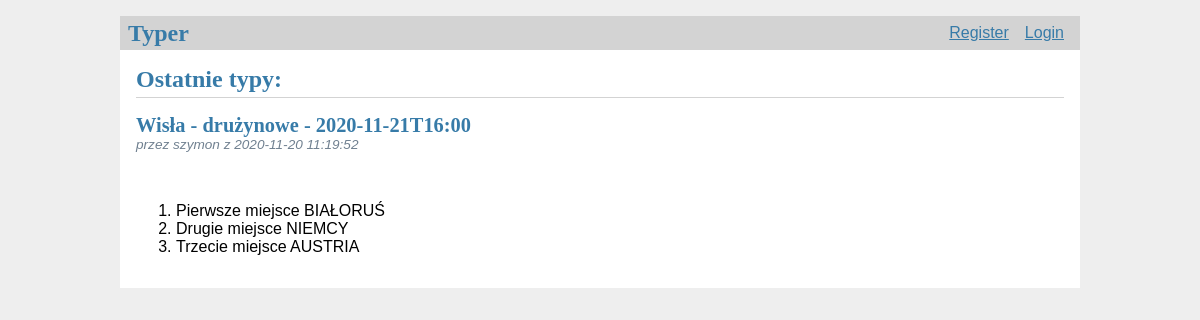
The page / on the database its author committed.
### tables this page shows
CREATE TABLE bets(
    id INTEGER PRIMARY KEY AUTOINCREMENT,
    user_id INTEGER NOT NULL,
    created TIMESTAMP NOT NULL DEFAULT CURRENT_TIMESTAMP,
    first_place TEXT NOT NULL,
    second_place TEXT NOT NULL,
    third_place TEXT NOT NULL,
    tournament_id INTEGER NOT NULL,
    FOREIGN KEY (user_id) REFERENCES user (id),
    FOREIGN KEY (tournament_id) REFERENCES tournaments (id)
);

CREATE TABLE tournaments(
    id INTEGER PRIMARY KEY AUTOINCREMENT,
    place TEXT NOT NULL,
    type TEXT NOT NULL,
    date_time DATETIME NOT NULL,
    first_place TEXT NOT NULL DEFAULT "TBA",
    second_place TEXT NOT NULL DEFAULT "TBA",
    third_place TEXT NOT NULL DEFAULT "TBA",
    status TEXT NOT NULL
);

CREATE TABLE user(
    id INTEGER PRIMARY KEY AUTOINCREMENT,
    username TEXT UNIQUE NOT NULL,
    password TEXT NOT NULL,
    times_bet INTEGER NOT NULL DEFAULT 0,
    times_exact INTEGER NOT NULL DEFAULT 0,
    points INTEGER NOT NULL DEFAULT 0
);

### flaskr/typer.py (the view)
@bp.route('/')
def index():
    db = get_db()
    posts = db.execute(
        'SELECT p.id, p.first_place, p.second_place, p.third_place, created, user_id, username, tournament_id,'
        ' place, type, date_time, status FROM bets p'
        ' JOIN user u ON p.user_id = u.id'
        ' JOIN tournaments t ON p.tournament_id = t.id'
        ' ORDER BY created DESC'
    ).fetchall()
    return render_template('typer/index.html', posts=posts)

### flaskr/auth.py (called while the page is built)
@bp.before_app_request
def load_logged_in_user():
    user_id = session.get('user_id')
    if user_id is None:
        g.user = None
    else:
        g.user = get_db().execute(
            'SELECT * FROM user WHERE id = ?', (user_id,)
        ).fetchone()

### flaskr/db.py (called while the page is built)
def get_db():
    if 'db' not in g:
        g.db = sqlite3.connect(
            current_app.config['DATABASE'],
            detect_types=sqlite3.PARSE_DECLTYPES
        )
        g.db.row_factory = sqlite3.Row
    return g.db

### flaskr/templates/typer/index.html (shortened to what this page needs)
{% extends 'base.html' %}
{% block header %}
    <h1>{% block title %}Ostatnie typy:{% endblock %}</h1>
{% endblock %}
{% block content %}
    {% for post in posts %}
        <article class="post">
            <header>
                <div>
                    <h1>{{ post['place'] }} - {{ post['type'] }} - {{ post['date_time'] }}</h1>
                    <div class="about">przez {{ post['username'] }} z {{ post['created'] }}</div>
                </div>
            </header>
            <p class="body">
                <ol>
                    <li>Pierwsze miejsce {{ post['first_place'] }}</li>
                    <li>Drugie miejsce {{ post['second_place'] }}</li>
                    <li>Trzecie miejsce {{ post['third_place'] }}</li>
                </ol>
            </p>
        </article>
    {% endfor %}
{% endblock %}

### flaskr/static/style.css (style rules this page uses)
h1 { font-family: serif; color: #377ba8; margin: 1rem 0; }
.content > header h1 { flex: auto; margin: 1rem 0 0.25rem 0; }
.post > header { display: flex; align-items: flex-end; font-size: 0.85em; }
.post > header > div:first-of-type { flex: auto; }
.post > header h1 { font-size: 1.5em; margin-bottom: 0; }
.post .about { color: slategray; font-style: italic; }
.post .body { white-space: pre-line; }

### rows shown on the page
bets: place "Wisła", type "drużynowe", date_time "2020-11-21T16:00", username "szymon", created "2020-11-20 11:19:52", first_place "BIAŁORUŚ", second_place "NIEMCY", third_place "AUSTRIA"
